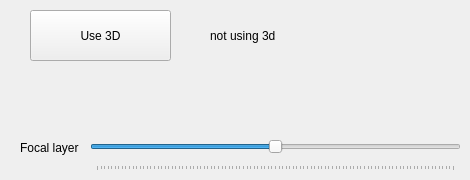
    <widget class="QWidget" name="tab_2">
     <attribute name="title">
      <string>3D</string>
     </attribute>
     <widget class="QSlider" name="depth_slider">
      <property name="geometry">
       <rect>
        <x>90</x>
        <y>130</y>
        <width>371</width>
        <height>41</height>
       </rect>
      </property>
      <property name="maximum">
       <number>100</number>
      </property>
      <property name="value">
       <number>50</number>
      </property>
      <property name="orientation">
       <enum>Qt::Horizontal</enum>
      </property>
      <property name="tickPosition">
       <enum>QSlider::TicksBelow</enum>
      </property>
     </widget>
     <widget class="QPushButton" name="btn_use_3d">
      <property name="geometry">
       <rect>
        <x>30</x>
        <y>10</y>
        <width>141</width>
        <height>51</height>
       </rect>
      </property>
      <property name="text">
       <string>Use 3D</string>
      </property>
     </widget>
     <widget class="QLabel" name="label_30">
      <property name="geometry">
       <rect>
        <x>20</x>
        <y>140</y>
        <width>71</width>
        <height>16</height>
       </rect>
      </property>
      <property name="text">
       <string>Focal layer</string>
      </property>
     </widget>
     <widget class="QLabel" name="label_using_3d">
      <property name="geometry">
       <rect>
        <x>210</x>
        <y>20</y>
        <width>181</width>
        <height>31</height>
       </rect>
      </property>
      <property name="text">
       <string>not using 3d</string>
      </property>
     </widget>
    </widget>
